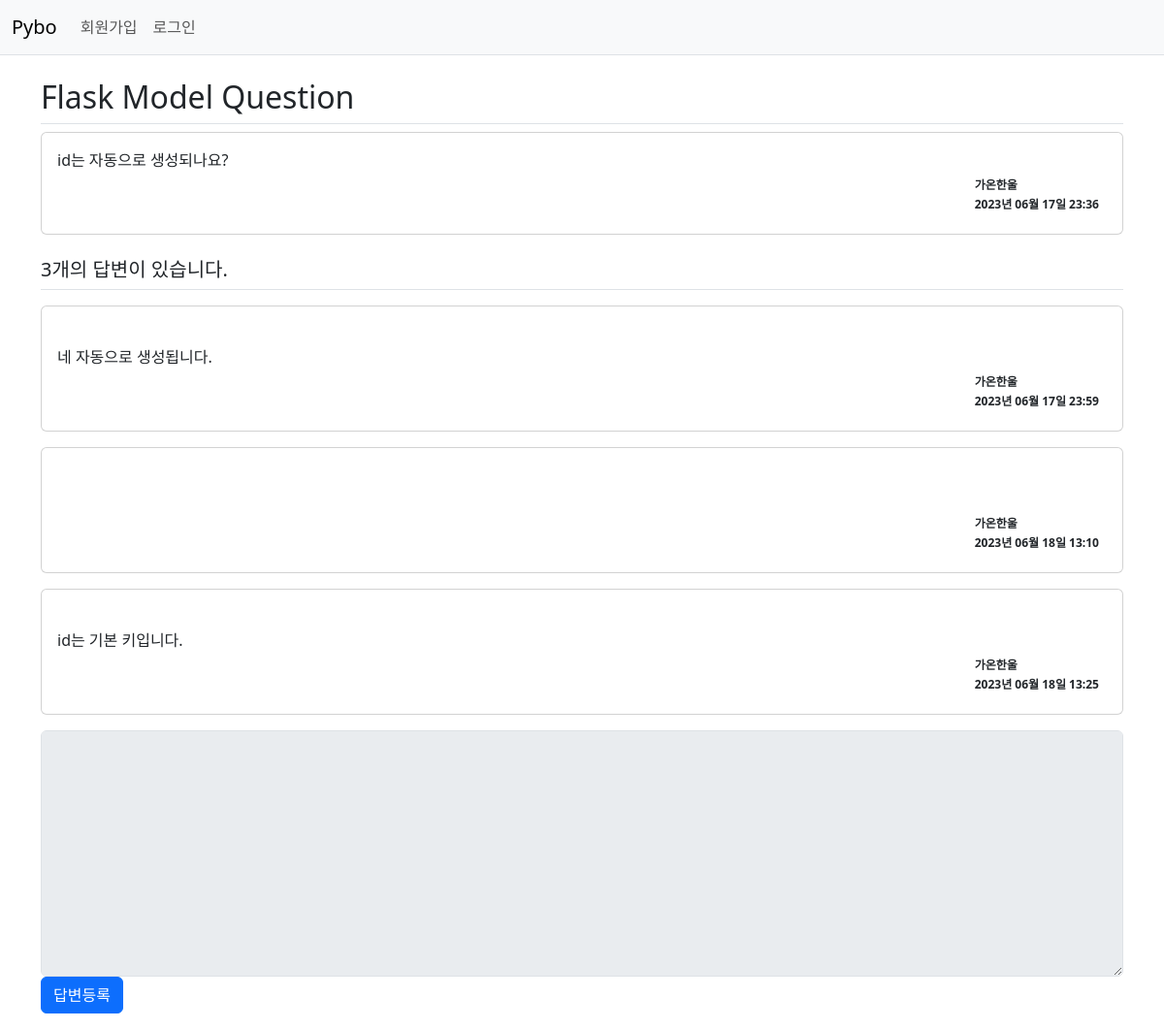
Screenshot of /question/detail/2/ with the database file from the repository.
### pybo/models.py (models this page shows)
class Question(db.Model) :
    id = db.Column(db.Integer, primary_key=True)
    subject = db.Column(db.String(200), nullable = False)
    content = db.Column(db.Text(), nullable = False)
    create_date = db.Column(db.DateTime(), nullable = False)
    user_id = db.Column(db.Integer, db.ForeignKey('user.id', ondelete = 'CASCADE'), nullable = False)
    user = db.relationship('User', backref = db.backref('question_set'))
    modify_date = db.Column(db.DateTime(), nullable = True)

class User(db.Model) :
    id = db.Column(db.Integer, primary_key = True)
    username = db.Column(db.String(150), unique = True, nullable = False)
    password = db.Column(db.String(200), nullable = False)
    email = db.Column(db.String(120), unique = True, nullable = False)

class Answer(db.Model) :
    id = db.Column(db.Integer, primary_key=True)
    question_id = db.Column(db.Integer,
                            db.ForeignKey('question.id', ondelete = 'CASCADE')) # question.id : 연결할 기존 모델의 속성 / CASCADE : 삭제 연동 설정
    question = db.relationship('Question', backref = db.backref('answer_set', cascade = 'all, delete-orphan')) # backref : 역참조 설정 / cascade : 질문에 달린 답글들 모두 삭제
    content = db.Column(db.Text(), nullable = False)
    create_date = db.Column(db.DateTime(), nullable = False)
    user_id = db.Column(db.Integer, db.ForeignKey('user.id', ondelete = 'CASCADE'), nullable = False)
    user = db.relationship('User', backref = db.backref('answer_set'))
    modify_date = db.Column(db.DateTime(), nullable = True)

### pybo/views/question_views.py (the view)
@bp.route('/detail/<int:question_id>/')
def detail(question_id) :
    form = AnswerForm()
    question = Question.query.get_or_404(question_id)
    return render_template('question/question_detail.html', question=question, form = form)

### pybo/forms.py
class AnswerForm(FlaskForm) :
    content = TextAreaField('내용', validators=[DataRequired('내용은 필수 입력 항목입니다.')])

### pybo/filter.py (called while the page is built)
def format_datetime(value, fmt="%Y년 %m월 %d일 %H:%M") :
    return value.strftime(fmt)

### pybo/views/auth_views.py (called while the page is built)
@bp.before_app_request
def load_logged_in_user() :
    user_id = session.get('user_id')
    if user_id is None :
        g.user = None
    else :
        g.user = User.query.get(user_id)

### pybo/templates/question/question_detail.html (shortened to what this page needs)
{% extends 'base.html' %}
{% block content %}
<div class="container my-3">
    <h2 class="border-bottom py-2">{{ question.subject }}</h2>
    <div class="card y-3">
        <div class="card-body">
            <div class="card-text" style="white-space: pre-line;">{{ question.content }}</div>
            <div class="d-flex justify-content-end">
                <div class = "badge badge-light text-dark p-2 text-start">
                    <div class = "mb-2">{{ question.user.username }}</div>
                    <div>{{ question.create_date|datetime }}</div>
                </div>
            </div>
        </div>
    </div>
    <h5 class="border-bottom my-3 py-2">
        {{ question.answer_set|length }}개의 답변이 있습니다.
    </h5>
    {% for answer in question.answer_set %}
    <div class="card my-3">
        <div class="card-body">
            <div class="card-text" style="white-space: pre-line;">
                {{ answer.content }}
            </div>
            <div class="d-flex justify-content-end">
                <div class = "badge badge-light text-dark p-2 text-start">
                    <div class = "mb-2">{{ answer.user.username }}</div>
                    <div>{{ answer.create_date|datetime }}</div>
                </div>
            </div>
        </div>
    </div>
    {% endfor %}
    <form action="{{ url_for('answer.create', question_id = question.id) }}" method="POST" class="my-3">
        <div class="form-group">
            <textarea {% if not g.user %}disabled{% endif %} name="content" id="content" class="form-control" rows="10"></textarea>
        </div>
        <input type="submit" value="답변등록" class="btn btn-primary">
    </form>
</div>
{% endblock %}

### rows the page displays
Question: subject "Flask Model Question", content "id는 자동으로 생성되나요?", create_date "2023년 06월 17일 23:36"
User: user.username "가온한울"
Answer: content "네 자동으로 생성됩니다.", user.username "가온한울", create_date "2023년 06월 17일 23:59"
Answer: user.username "가온한울", create_date "2023년 06월 18일 13:10"
Answer: content "id는 기본 키입니다.", user.username "가온한울", create_date "2023년 06월 18일 13:25"

### other values shown
{{ question.answer_set|length }} "3"
